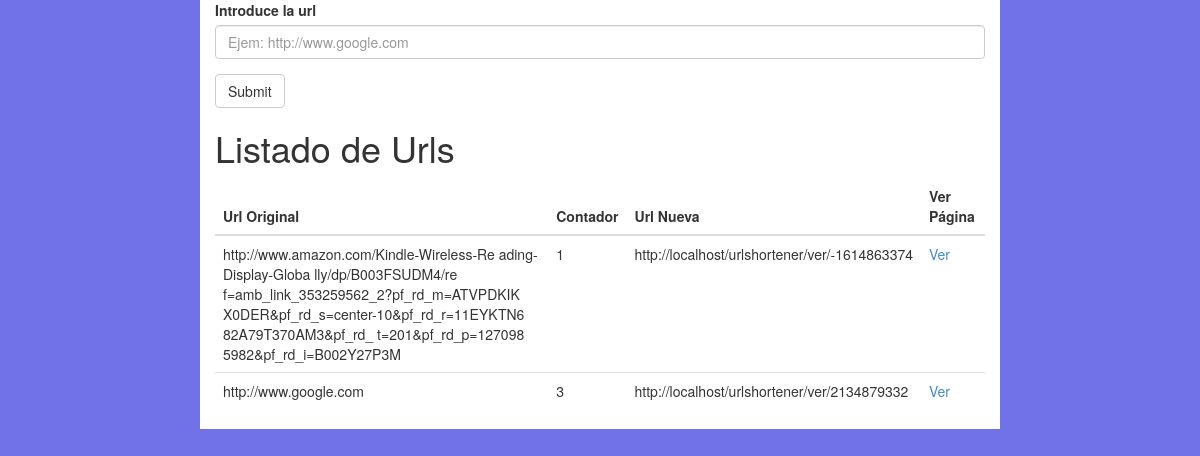
The page /index.php/uri on the database its author committed.
### tables this page shows
CREATE TABLE IF NOT EXISTS `uris` (
  `id` int(4) NOT NULL AUTO_INCREMENT,
  `url_original` varchar(300) DEFAULT NULL,
  `url_nueva` varchar(300) DEFAULT NULL,
  `contador` tinyint(4) DEFAULT NULL,
  PRIMARY KEY (`id`)
);

### application/controllers/uri.php (called while the page is built, shortened)
<?php if ( ! defined('BASEPATH')) exit('No direct script access allowed');
class Uri extends CI_Controller {
	function __construct(){
		$this->load->model('uri_model',"urim");
	}
	public function index()
	{
		$data['uris'] = $this->urim->listaUris();
		$this->load->view('url/uri_view',$data);
	}
}

### index.php (called while the page is built, shortened)
<?php
require_once BASEPATH.'core/CodeIgniter.php';

### application/models/uri_model.php (called while the page is built, shortened)
<?php if ( ! defined('BASEPATH')) exit('No direct script access allowed');
class Uri_model extends CI_Controller {
	function listaUris(){
		$query = $this->db->get("uris");
		if($query->num_rows() > 0) return $query->result();
		else return false;
	}
}

### application/views/url/uri_view.php (the view, shortened to what this page needs)
<!DOCTYPE html>
<html lang="en">
  <head>
    <link rel="stylesheet" href="../public/css/bootstrap.css">
    <link rel="stylesheet" href="../public/font-awesome/css/font-awesome.css">
  </head>
  <body>
    <div class="container-fluid">
        <div class="row">
            <div class="col-md-8 col-md-offset-2 fondo-blanco">
                    <form action="agrega" method="post" role="form">
                      <div class="form-group">
                        <label for="exampleInputEmail1">Introduce la url</label>
                        <input type="url" class="form-control" id="url" name="url" placeholder="Ejem: http://www.google.com">
                      </div>
                      <button type="submit" class="btn btn-default">Submit</button>
                    </form>
                    <?php if(empty($uris)) echo "<h1>0 Urls Registradas</h1>";
                    else{?>
                    <h1>Listado de Urls</h1>
                    <div class="table-responsive">
                        <table class="table table-hover">
                         <thead>
                             <tr>
                                 <th>Url Original</th>
                                 <th>Contador</th>
                                 <th>Url Nueva</th>
                                 <th>Ver P&aacute;gina</th>
                             </tr>
                         </thead>
                         <tbody>
                    <?php
                    foreach($uris as $obj){
                    ?>
                        <tr>
                            <td><?php echo $obj->url_original;?></td>
                            <td><?php echo $obj->contador;?></td>
                            <td><?php echo base_url()."ver/".$obj->url_nueva;?></td>
                            <td><a href="<?php echo base_url()."ver/".$obj->url_nueva;?>" target="_blank">Ver</a></td>
                        </tr>
                    <?php   } ?>
                          </tbody>
                      </table>
                    </div>
                    <?php
                    }
                    ?>
            </div>
        </div>
    </div>
  </body>
</html>

### rows shown on the page
uris: url_original "http://www.amazon.com/Kindle-Wireless-Re ading-Display-Globa lly/dp/B003FSUDM4/re f=amb_link_353259562_2?pf_rd_m=ATVPDKIK X0DER&pf_rd_s=center-10&pf_rd_r=11EYKTN6 82A79T370AM3&pf_rd_ t=201&pf_rd_p=127098 5982&pf_rd_i=B002Y27P3M", contador "1", url_nueva "-1614863374"
uris: url_original "http://www.google.com", contador "3", url_nueva "2134879332"
